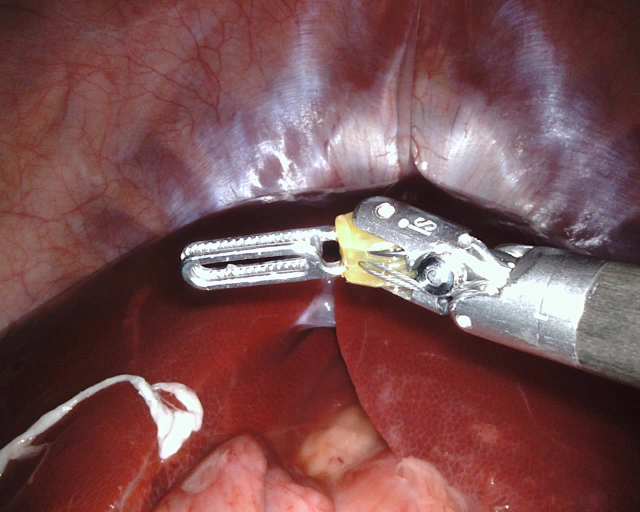
#> input picture additional_tools/test_img.jpg, 1280 x 1024 px (shown at 1/2 size)
$ python -i MR.py   (imports and definitions only)   (older library calls are emulated)
#> lines starting #> are read from the running program, lines starting #| are printed output that depends on the picture; after the words box and inside, x2 and y2 are one past the last pixel; in counts of white or black regions, pixels touching at a corner belong together
####################################################################
## Author:
##       Xiang Ruan
##       httpr://ruanxiang.net
##       ruanxiang@gmail.com
## License:
##       GPL 2.0
##       NOTE: the algorithm itself is patented by OMRON, co, Japan
##             my employer, so please do not use the algorithm in
##             any commerical product
## Version:
##       1.0
##
## ----------------------------------------------------------------
## A python implementation of manifold ranking saliency
## Usage:
##      import MR
##      mr = MR.MR_saliency()
##      sal = mr.saliency(img)
##
## Check paper.pdf for algorithm details
## I leave all th parameters open to maniplating, however, you don't
## have to do it, default values work pretty well, unless you really
## know what you want to do to modify the parameters

##
"""
Changes include:
    Substitute lena for a different image from the
    skimage.data library as newer versions have removed the lena
    image due to copyrights.

    Change the 'not equal' operator '<>' to '!=' to provide
    compatibility with python3.
"""
##


import scipy as sp
import numpy as np
import cv2
from skimage.segmentation import slic
from skimage.segmentation import mark_boundaries
from skimage.data import astronaut as lena
from scipy.linalg import inv
import matplotlib.pyplot as plt


class MR_saliency(object):
    """Python implementation of manifold ranking saliency"""
    weight_parameters = {'alpha':0.99,
                         'delta':0.1}
    superpixel_parameters = {'segs':200,
                             'compactness':10,
                             'max_iter':10,
                             'sigma':1,
                             'spacing':None,
                             'multichannel':True,
                             'convert2lab':None,
                             'enforce_connectivity':False,
                             'min_size_factor':0.5,
                             'max_size_factor':3,
                             'slic_zero':False}
    binary_thre = None

    def __init__(self, alpha = 0.99, delta = 0.1,
                 segs = 200, compactness = 10,
                 max_iter = 10, sigma = 1,
                 spacing = None, multichannel = True,
                 convert2lab = None, enforce_connectivity = False,
                 min_size_factor = 0.5, max_size_factor = 3,
                 slic_zero = False):
        self.weight_parameters['alpha'] = alpha
        self.weight_parameters['delta'] = delta
        self.superpixel_parameters['segs'] = segs
        self.superpixel_parameters['compactness'] = compactness
        self.superpixel_parameters['max_iter'] = max_iter
        self.superpixel_parameters['sigma'] = sigma
        self.superpixel_parameters['spacing'] = spacing
        self.superpixel_parameters['multichannel'] = multichannel
        self.superpixel_parameters['convert2lab'] = convert2lab
        self.superpixel_parameters['enforce_connectivity'] = enforce_connectivity
        self.superpixel_parameters['min_size_factor'] = min_size_factor
        self.superpixel_parameters['max_size_factor'] = max_size_factor
        self.superpixel_parameters['slic_zero'] = slic_zero

    def saliency(self,img):
        # read image
        img = self.__MR_readimg(img)
        # superpixel
        labels = self.__MR_superpixel(img)
        # affinity matrix
        aff = self.__MR_affinity_matrix(img,labels)
        # first round
        first_sal = self.__MR_first_stage_saliency(aff,labels)
        # second round
        fin_sal = self.__MR_final_saliency(first_sal, labels,aff)
        return self.__MR_fill_superpixel_with_saliency(labels,fin_sal)


    def __MR_superpixel(self,img):
        return slic(img,self.superpixel_parameters['segs'],
                    self.superpixel_parameters['compactness'],
                    self.superpixel_parameters['max_iter'],
                    self.superpixel_parameters['sigma'],
                    self.superpixel_parameters['spacing'],
                    self.superpixel_parameters['multichannel'],
                    self.superpixel_parameters['convert2lab'],
                    self.superpixel_parameters['enforce_connectivity'],
                    self.superpixel_parameters['min_size_factor'],
                    self.superpixel_parameters['max_size_factor'],
                    self.superpixel_parameters['slic_zero'])

    def __MR_superpixel_mean_vector(self,img,labels):
        s = sp.amax(labels)+1
        vec = sp.zeros((s,3)).astype(float)
        for i in range(s):
            mask = labels == i
            super_v = img[mask].astype(float)
            mean = sp.mean(super_v,0)
            vec[i] = mean
        return vec

    def __MR_affinity_matrix(self,img,labels):
        W,D = self.__MR_W_D_matrix(img,labels)
        aff = inv(D-self.weight_parameters['alpha']*W)
        aff[sp.eye(sp.amax(labels)+1).astype(bool)] = 0.0 # diagonal elements to 0
        return aff

    def __MR_saliency(self,aff,indictor):
        return sp.dot(aff,indictor)

    def __MR_W_D_matrix(self,img,labels):
        s = sp.amax(labels)+1
        vect = self.__MR_superpixel_mean_vector(img,labels)

        adj = self.__MR_get_adj_loop(labels)

        W = sp.spatial.distance.squareform(sp.spatial.distance.pdist(vect))

        W = sp.exp(-1*W / self.weight_parameters['delta'])
        W[adj.astype(np.bool)] = 0


        D = sp.zeros((s,s)).astype(float)
        for i in range(s):
            D[i, i] = sp.sum(W[i])

        return W,D

    def __MR_boundary_indictor(self,labels):
        s = sp.amax(labels)+1
        up_indictor = (sp.zeros((s,1))).astype(float)
        right_indictor = (sp.zeros((s,1))).astype(float)
        low_indictor = (sp.zeros((s,1))).astype(float)
        left_indictor = (sp.zeros((s,1))).astype(float)

        upper_ids = sp.unique(labels[0,:]).astype(int)
        right_ids = sp.unique(labels[:,labels.shape[1]-1]).astype(int)
        low_ids = sp.unique(labels[labels.shape[0]-1,:]).astype(int)
        left_ids = sp.unique(labels[:,0]).astype(int)

        up_indictor[upper_ids] = 1.0
        right_indictor[right_ids] = 1.0
        low_indictor[low_ids] = 1.0
        left_indictor[left_ids] = 1.0

        return up_indictor,right_indictor,low_indictor,left_indictor

    def __MR_second_stage_indictor(self,saliency_img_mask,labels):
        s = sp.amax(labels)+1
        # get ids from labels image
        ids = sp.unique(labels[saliency_img_mask]).astype(int)
        # indictor
        indictor = sp.zeros((s,1)).astype(float)
        indictor[ids] = 1.0
        return indictor

    def __MR_get_adj_loop(self, labels):
        s = sp.amax(labels) + 1
        adj = np.ones((s, s), np.bool)

        for i in range(labels.shape[0] - 1):
            for j in range(labels.shape[1] - 1):
                if labels[i, j]!=labels[i+1, j]:
                    adj[labels[i, j],       labels[i+1, j]]              = False
                    adj[labels[i+1, j],   labels[i, j]]                  = False
                if labels[i, j]!=labels[i, j + 1]:
                    adj[labels[i, j],       labels[i, j+1]]              = False
                    adj[labels[i, j+1],   labels[i, j]]                  = False
                if labels[i, j]!=labels[i + 1, j + 1]:
                    adj[labels[i, j]        ,  labels[i+1, j+1]]       = False
                    adj[labels[i+1, j+1],  labels[i, j]]               = False
                if labels[i + 1, j]!=labels[i, j + 1]:
                    adj[labels[i+1, j],   labels[i, j+1]]              = False
                    adj[labels[i, j+1],   labels[i+1, j]]              = False

        upper_ids = sp.unique(labels[0,:]).astype(int)
        right_ids = sp.unique(labels[:,labels.shape[1]-1]).astype(int)
        low_ids = sp.unique(labels[labels.shape[0]-1,:]).astype(int)
        left_ids = sp.unique(labels[:,0]).astype(int)

        bd = np.append(upper_ids, right_ids)
        bd = np.append(bd, low_ids)
        bd = sp.unique(np.append(bd, left_ids))

        for i in range(len(bd)):
            for j in range(i + 1, len(bd)):
                adj[bd[i], bd[j]] = False
                adj[bd[j], bd[i]] = False

        return adj

    def __MR_fill_superpixel_with_saliency(self,labels,saliency_score):
        sa_img = labels.copy().astype(float)
        for i in range(sp.amax(labels)+1):
            mask = labels == i
            sa_img[mask] = saliency_score[i]
        return cv2.normalize(sa_img,None,0,255,cv2.NORM_MINMAX)

    def __MR_first_stage_saliency(self,aff,labels):
        up,right,low,left = self.__MR_boundary_indictor(labels)
        up_sal = 1- self.__MR_saliency(aff,up)
        up_img = self.__MR_fill_superpixel_with_saliency(labels,up_sal)

        right_sal = 1-self.__MR_saliency(aff,right)
        right_img = self.__MR_fill_superpixel_with_saliency(labels,right_sal)

        low_sal = 1-self.__MR_saliency(aff,low)
        low_img = self.__MR_fill_superpixel_with_saliency(labels,low_sal)

        left_sal = 1-self.__MR_saliency(aff,left)
        left_img = self.__MR_fill_superpixel_with_saliency(labels,left_sal)

        return 1- up_img*right_img*low_img*left_img


    def __MR_final_saliency(self,integrated_sal, labels, aff):
        # get binary image
        if self.binary_thre == None:
            thre = sp.median(integrated_sal.astype(float))

        mask = integrated_sal > thre
        # get indicator
        ind = self.__MR_second_stage_indictor(mask,labels)

        return self.__MR_saliency(aff,ind)

    # read image
    def __MR_readimg(self,img):
        if isinstance(img,str): # a image path
            img = cv2.imread(img,cv2.CV_LOAD_IMAGE_COLOR)
            # img = cv2.cvtColor(img,cv2.COLOR_BGR2RGB).astype(float)/255
        # img = cv2.cvtColor(img,cv2.COLOR_BGR2LAB).astype(float)/255
        img = cv2.cvtColor(img,cv2.COLOR_RGB2LAB).astype(float)/255
        h = 100
        w = int(float(h)/float(img.shape[0])*float(img.shape[1]))
        return cv2.resize(img,(w,h))


class MR_debuger(MR_saliency):
    # [132 lines left out: functions MR_showsuperpixel, MR_boudnary_extraction, MR_boundary_saliency, not called in this run]

>>> import cv2
>>> picture = cv2.imread('additional_tools/test_img.jpg')
#> picture is the input picture: shape (1024, 1280, 3); mean B, G, R 82.3, 80.5, 122.1
>>> result = MR_saliency().saliency(picture)
#> in __MR_superpixel, `return slic(img,self.superpixel_parameters['segs'], self.superpixel_pa..`:
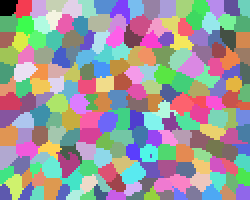
#> returned value: shape (100, 125) int64 (shown 2 times larger); 208 distinct labels, from 0 to 207; one colour per label, 0 black
#> in __MR_W_D_matrix, `s = sp.amax(labels)+1`: s = 208
#> the loop in __MR_superpixel_mean_vector, `for i in range(s):` made 208 passes
#> mean on passes 1 to 3: [0.155, 0.535, 0.427], [0.225, 0.553, 0.398], [0.267, 0.553, 0.394]
#> pass 1, in __MR_superpixel_mean_vector, `mask = labels == i`:
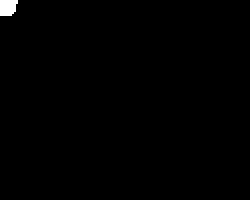
#> mask: shape (100, 125) bool (shown 2 times larger); 0.5% white; 1 white region, box (x1, y1, x2, y2) and area: (0, 0, 9, 8) 63
#> after the loop in __MR_superpixel_mean_vector, `for i in range(s):`: vec = 208 rows, first 8: [0.155, 0.535, 0.427], [0.225, 0.553, 0.398], [0.267, 0.553, 0.394], [0.27, 0.565, 0.376], [0.345, 0.562, 0.389], [0.306, 0.566, 0.376], [0.284, 0.573, 0.36], [0.397, 0.559, 0.401]
#> in __MR_W_D_matrix, `vect = self.__MR_superpixel_mean_vector(img,labels)`: vect has the same summary as vec in __MR_superpixel_mean_vector
#> in __MR_get_adj_loop, `s = sp.amax(labels) + 1`: s = 208
#> after the loop in __MR_get_adj_loop, `for i in range(labels.shape[0] - 1):`: adj: shape (208, 208) bool; 97.3% white; black in thin lines or dots
#> in __MR_get_adj_loop, `upper_ids = sp.unique(labels[0,:]).astype(int)`: upper_ids = [0, 1, 2, 3, 4, 5, 6, 7, 8, 9, 10, 11, 12, 13, 14, 15]
#> in __MR_get_adj_loop, `right_ids = sp.unique(labels[:,labels.shape[1]-1]).astype(int)`: right_ids = [15, 31, 47, 63, 79, 95, 111, 127, 143, 159, 175, 191, 207]
#> in __MR_get_adj_loop, `low_ids = sp.unique(labels[labels.shape[0]-1,:]).astype(int)`: low_ids = 18 values from 176 to 207
#> in __MR_get_adj_loop, `left_ids = sp.unique(labels[:,0]).astype(int)`: left_ids = [0, 16, 32, 48, 64, 80, 96, 112, 128, 144, 160, 176, 192]
#> in __MR_get_adj_loop, `bd = np.append(upper_ids, right_ids)`: bd = 29 values from 0 to 207
#> in __MR_get_adj_loop, `bd = np.append(bd, low_ids)`: bd = 47 values, max 207 at index 28, min 0 at index 0, mean 108.7
#> in __MR_get_adj_loop, `bd = sp.unique(np.append(bd, left_ids))`: bd = 55 values from 0 to 207
#> the loop in __MR_get_adj_loop, `for i in range(len(bd)):` made 55 passes
#> after the loop in __MR_get_adj_loop, `for i in range(len(bd)):`:
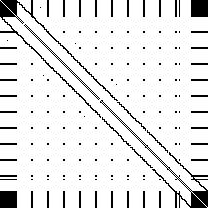
#> adj: shape (208, 208) bool; 90.7% white; 143 black regions (98 under 20 px), largest, box (x1, y1, x2, y2) and area: (0, 0, 118, 118) 768, (100, 100, 208, 208) 712, (191, 0, 208, 17) 289
#> in __MR_W_D_matrix, `D = sp.zeros((s,s)).astype(float)`: D: shape (208, 208) float64; every value is 0
#> after the loop in __MR_W_D_matrix, `for i in range(s):`: D: shape (208, 208) float64; min 0, max 19.76, mean 0.0261
#> in __MR_affinity_matrix, `aff[sp.eye(sp.amax(labels)+1).astype(bool)] = 0.0`:
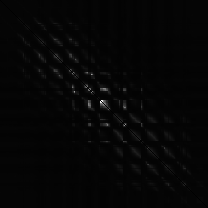
#> aff: shape (208, 208) float64; min 0, max 4.08, mean 0.0992; drawn with min black and max white
#> in __MR_boundary_indictor, `s = sp.amax(labels)+1`: s = 208
#> in __MR_boundary_indictor, `up_indictor = (sp.zeros((s,1))).astype(float)`: up_indictor = 208 values from 0 to 0
#> in __MR_boundary_indictor, `low_ids = sp.unique(labels[labels.shape[0]-1,:]).astype(int)`: low_ids = 18 values from 176 to 207
#> in __MR_first_stage_saliency, `up,right,low,left = self.__MR_boundary_indictor(labels)`: up = 208 values, max 1 at index 0, min 0 at index 16, mean 0.0769; right = 208 values, max 1 at index 15, min 0 at index 0, mean 0.0625; low = 208 values, max 1 at index 176, min 0 at index 0, mean 0.0865; left = 208 values, max 1 at index 0, min 0 at index 1, mean 0.0625
#> in __MR_first_stage_saliency, `up_sal = 1- self.__MR_saliency(aff,up)`: up_sal = 208 values, max 0.176 at index 101, min -0.497 at index 30, mean -0.275
#> in __MR_first_stage_saliency, `right_sal = 1-self.__MR_saliency(aff,right)`: right_sal = 208 values, max 0.296 at index 101, min -0.283 at index 142, mean -0.0435
#> in __MR_first_stage_saliency, `low_sal = 1-self.__MR_saliency(aff,low)`: low_sal = 208 values, max 0.0467 at index 101, min -0.901 at index 186, mean -0.45
#> after the loop in __MR_fill_superpixel_with_saliency (call 3), `for i in range(sp.amax(labels)+1):`:
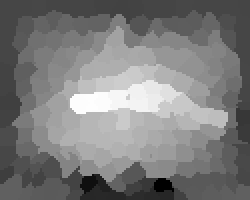
#> sa_img: shape (100, 125) float64 (shown 2 times larger); min -0.901, max 0.0467, mean -0.437; drawn with min black and max white
#> in __MR_first_stage_saliency, `left_sal = 1-self.__MR_saliency(aff,left)`: left_sal = 208 values, max 0.324 at index 101, min -0.215 at index 15, mean -0.0371
#> in __MR_first_stage_saliency, `return 1- up_img*right_img*low_img*left_img`:
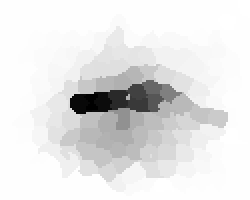
#> returned value: shape (100, 125) float64 (shown 2 times larger); min -4.23e+09, max 1, mean -403367223.2; drawn with min black and max white
#> in __MR_final_saliency, `thre = sp.median(integrated_sal.astype(float))`: thre = -58268238.6
#> in __MR_final_saliency, `mask = integrated_sal > thre`: mask: shape (100, 125) bool; 49.4% white; 1 white region, box (x1, y1, x2, y2) and area: (0, 0, 125, 100) 6180
#> in __MR_second_stage_indictor, `s = sp.amax(labels)+1`: s = 208
#> in __MR_second_stage_indictor, `ids = sp.unique(labels[saliency_img_mask]).astype(int)`: ids = 109 values from 0 to 207
#> in __MR_second_stage_indictor, `indictor = sp.zeros((s,1)).astype(float)`: indictor = 208 values from 0 to 0
#> in __MR_final_saliency, `ind = self.__MR_second_stage_indictor(mask,labels)`: ind = 208 values, max 1 at index 0, min 0 at index 23, mean 0.524
#> in saliency, `fin_sal = self.__MR_final_saliency(first_sal, labels,aff)`: fin_sal = 208 values, max 10.9 at index 77, min 6.35 at index 101, mean 9.17
#> after the loop in __MR_fill_superpixel_with_saliency (call 5), `for i in range(sp.amax(labels)+1):`:
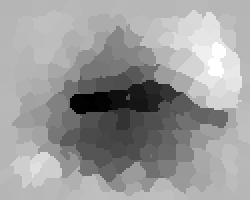
#> sa_img: shape (100, 125) float64 (shown 2 times larger); min 6.35, max 10.9, mean 9.13; drawn with min black and max white
